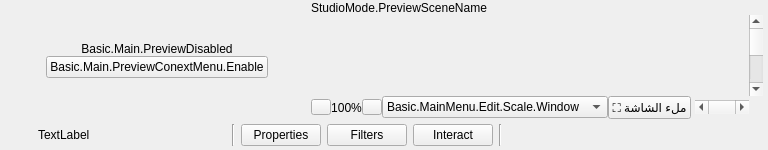
  <widget class="QWidget" name="centralwidget">
   <layout class="QVBoxLayout" name="verticalLayout">
    <property name="spacing">
     <number>0</number>
    </property>
    <property name="leftMargin">
     <number>4</number>
    </property>
    <property name="topMargin">
     <number>0</number>
    </property>
    <property name="rightMargin">
     <number>4</number>
    </property>
    <property name="bottomMargin">
     <number>0</number>
    </property>
    <item>
     <widget class="QWidget" name="canvasEditor">
      <layout class="QHBoxLayout" name="previewLayout">
       <property name="spacing">
        <number>2</number>
       </property>
       <property name="leftMargin">
        <number>1</number>
       </property>
       <property name="topMargin">
        <number>1</number>
       </property>
       <property name="rightMargin">
        <number>1</number>
       </property>
       <property name="bottomMargin">
        <number>1</number>
       </property>
       <item>
        <widget class="QFrame" name="previewDisabledWidget">
         <property name="sizePolicy">
          <sizepolicy hsizetype="Expanding" vsizetype="Expanding">
           <horstretch>0</horstretch>
           <verstretch>0</verstretch>
          </sizepolicy>
         </property>
         <layout class="QVBoxLayout" name="verticalLayout_7">
          <property name="spacing">
           <number>0</number>
          </property>
          <property name="leftMargin">
           <number>1</number>
          </property>
          <property name="topMargin">
           <number>1</number>
          </property>
          <property name="rightMargin">
           <number>1</number>
          </property>
          <property name="bottomMargin">
           <number>1</number>
          </property>
          <item>
           <spacer name="verticalSpacer_2">
            <property name="orientation">
             <enum>Qt::Orientation::Vertical</enum>
            </property>
            <property name="sizeHint" stdset="0">
             <size>
              <width>20</width>
              <height>40</height>
             </size>
            </property>
           </spacer>
          </item>
          <item>
           <widget class="QLabel" name="label">
            <property name="sizePolicy">
             <sizepolicy hsizetype="Preferred" vsizetype="Preferred">
              <horstretch>0</horstretch>
              <verstretch>0</verstretch>
             </sizepolicy>
            </property>
            <property name="text">
             <string>Basic.Main.PreviewDisabled</string>
            </property>
            <property name="alignment">
             <set>Qt::AlignmentFlag::AlignCenter</set>
            </property>
           </widget>
          </item>
          <item>
           <layout class="QHBoxLayout" name="horizontalLayout">
            <item>
             <spacer name="horizontalSpacer_2">
              <property name="orientation">
               <enum>Qt::Orientation::Horizontal</enum>
              </property>
              <property name="sizeHint" stdset="0">
               <size>
                <width>40</width>
                <height>20</height>
               </size>
              </property>
             </spacer>
            </item>
            <item>
             <widget class="QPushButton" name="enablePreviewButton">
              <property name="text">
               <string>Basic.Main.PreviewConextMenu.Enable</string>
              </property>
             </widget>
            </item>
            <item>
             <spacer name="horizontalSpacer_3">
              <property name="orientation">
               <enum>Qt::Orientation::Horizontal</enum>
              </property>
              <property name="sizeHint" stdset="0">
               <size>
                <width>40</width>
                <height>20</height>
               </size>
              </property>
             </spacer>
            </item>
           </layout>
          </item>
          <item>
           <spacer name="verticalSpacer_3">
            <property name="orientation">
             <enum>Qt::Orientation::Vertical</enum>
            </property>
            <property name="sizeHint" stdset="0">
             <size>
              <width>20</width>
              <height>40</height>
             </size>
            </property>
           </spacer>
          </item>
         </layout>
        </widget>
       </item>
       <item>
        <widget class="QWidget" name="previewContainer">
         <layout class="QVBoxLayout" name="previewTextLayout">
          <property name="spacing">
           <number>0</number>
          </property>
          <property name="leftMargin">
           <number>0</number>
          </property>
          <property name="topMargin">
           <number>0</number>
          </property>
          <property name="rightMargin">
           <number>0</number>
          </property>
          <property name="bottomMargin">
           <number>0</number>
          </property>
          <item>
           <widget class="QLabel" name="previewLabel">
            <property name="sizePolicy">
             <sizepolicy hsizetype="Ignored" vsizetype="Preferred">
              <horstretch>0</horstretch>
              <verstretch>0</verstretch>
             </sizepolicy>
            </property>
            <property name="text">
             <string>StudioMode.PreviewSceneName</string>
            </property>
            <property name="alignment">
             <set>Qt::AlignmentFlag::AlignLeading|Qt::AlignmentFlag::AlignLeft|Qt::AlignmentFlag::AlignVCenter</set>
            </property>
            <property name="class" stdset="0">
             <string>label-preview-title</string>
            </property>
           </widget>
          </item>
          <item>
           <layout class="QGridLayout" name="gridLayout">
            <property name="spacing">
             <number>0</number>
            </property>
            <item row="1" column="0" colspan="2">
             <widget class="OBSBasicPreview" name="preview" native="true">
              <property name="sizePolicy">
               <sizepolicy hsizetype="Expanding" vsizetype="Expanding">
                <horstretch>0</horstretch>
                <verstretch>0</verstretch>
               </sizepolicy>
              </property>
              <property name="minimumSize">
               <size>
                <width>32</width>
                <height>32</height>
               </size>
              </property>
              <property name="focusPolicy">
               <enum>Qt::FocusPolicy::ClickFocus</enum>
              </property>
              <property name="contextMenuPolicy">
               <enum>Qt::ContextMenuPolicy::CustomContextMenu</enum>
              </property>
              <addaction name="actionRemoveSource"/>
             </widget>
            </item>
            <item row="2" column="1">
             <widget class="QWidget" name="previewXContainer">
              <layout class="QHBoxLayout" name="horizontalLayout_7">
               <property name="spacing">
                <number>0</number>
               </property>
               <property name="leftMargin">
                <number>0</number>
               </property>
               <property name="topMargin">
                <number>0</number>
               </property>
               <property name="rightMargin">
                <number>0</number>
               </property>
               <property name="bottomMargin">
                <number>0</number>
               </property>
               <item>
                <widget class="QPushButton" name="previewZoomOutButton">
                 <property name="sizePolicy">
                  <sizepolicy hsizetype="Fixed" vsizetype="Fixed">
                   <horstretch>0</horstretch>
                   <verstretch>0</verstretch>
                  </sizepolicy>
                 </property>
                 <property name="minimumSize">
                  <size>
                   <width>20</width>
                   <height>16</height>
                  </size>
                 </property>
                 <property name="maximumSize">
                  <size>
                   <width>20</width>
                   <height>16</height>
                  </size>
                 </property>
                 <property name="toolTip">
                  <string>Basic.MainMenu.Edit.Scale.ZoomOut</string>
                 </property>
                 <property name="accessibleName">
                  <string>Basic.MainMenu.Edit.Scale.ZoomOut</string>
                 </property>
                 <property name="text">
                  <string/>
                 </property>
                 <property name="icon">
                  <iconset resource="obs.qrc">
                   <normaloff>:/res/images/minus.svg</normaloff>:/res/images/minus.svg</iconset>
                 </property>
                 <property name="iconSize">
                  <size>
                   <width>8</width>
                   <height>8</height>
                  </size>
                 </property>
                 <property name="toolButton" stdset="0">
                  <bool>true</bool>
                 </property>
                 <property name="class" stdset="0">
                  <string>icon-minus</string>
                 </property>
                </widget>
               </item>
               <item>
                <widget class="OBSPreviewScalingLabel" name="previewScalePercent">
                 <property name="text">
                  <string>100%</string>
                 </property>
                 <property name="alignment">
                  <set>Qt::AlignmentFlag::AlignCenter</set>
                 </property>
                </widget>
               </item>
               <item>
                <widget class="QPushButton" name="previewZoomInButton">
                 <property name="sizePolicy">
                  <sizepolicy hsizetype="Fixed" vsizetype="Fixed">
                   <horstretch>0</horstretch>
                   <verstretch>0</verstretch>
                  </sizepolicy>
                 </property>
                 <property name="minimumSize">
                  <size>
                   <width>20</width>
                   <height>16</height>
                  </size>
                 </property>
                 <property name="maximumSize">
                  <size>
                   <width>20</width>
                   <height>16</height>
                  </size>
                 </property>
                 <property name="toolTip">
                  <string>Basic.MainMenu.Edit.Scale.ZoomIn</string>
                 </property>
                 <property name="accessibleName">
                  <string>Basic.MainMenu.Edit.Scale.ZoomIn</string>
                 </property>
                 <property name="text">
                  <string/>
                 </property>
                 <property name="icon">
                  <iconset resource="obs.qrc">
                   <normaloff>:/res/images/plus.svg</normaloff>:/res/images/plus.svg</iconset>
                 </property>
                 <property name="iconSize">
                  <size>
                   <width>8</width>
                   <height>8</height>
                  </size>
                 </property>
                 <property name="toolButton" stdset="0">
                  <bool>true</bool>
                 </property>
                 <property name="class" stdset="0">
                  <string>icon-plus</string>
                 </property>
                </widget>
               </item>
               <item>
                <widget class="OBSPreviewScalingComboBox" name="previewScalingMode">
                 <item>
                  <property name="text">
                   <string>Basic.MainMenu.Edit.Scale.Window</string>
                  </property>
                 </item>
                 <item>
                  <property name="text">
                   <string>Basic.MainMenu.Edit.Scale.Canvas</string>
                  </property>
                 </item>
                </widget>
               </item>
               <item>
                <widget class="QPushButton" name="previewFullscreenButton">
                 <property name="toolTip">
                  <string>ملء الشاشة لتحريك وترتيب العناصر (Fullscreen Canvas)</string>
                 </property>
                 <property name="text">
                  <string>⛶ ملء الشاشة</string>
                 </property>
                </widget>
               </item>
               <item>
                <spacer name="horizontalSpacer_5">
                 <property name="orientation">
                  <enum>Qt::Orientation::Horizontal</enum>
                 </property>
                 <property name="sizeType">
                  <enum>QSizePolicy::Policy::Fixed</enum>
                 </property>
                 <property name="sizeHint" stdset="0">
                  <size>
                   <width>4</width>
                   <height>0</height>
                  </size>
                 </property>
                </spacer>
               </item>
               <item>
                <widget class="QScrollBar" name="previewXScrollBar">
                 <property name="sizePolicy">
                  <sizepolicy hsizetype="MinimumExpanding" vsizetype="Fixed">
                   <horstretch>0</horstretch>
                   <verstretch>0</verstretch>
                  </sizepolicy>
                 </property>
                 <property name="minimum">
                  <number>-200</number>
                 </property>
                 <property name="maximum">
                  <number>200</number>
                 </property>
                 <property name="singleStep">
                  <number>10</number>
                 </property>
                 <property name="pageStep">
                  <number>100</number>
                 </property>
                 <property name="orientation">
                  <enum>Qt::Orientation::Horizontal</enum>
                 </property>
                </widget>
               </item>
              </layout>
             </widget>
            </item>
            <item row="1" column="2">
             <widget class="QScrollBar" name="previewYScrollBar">
              <property name="orientation">
               <enum>Qt::Orientation::Vertical</enum>
              </property>
             </widget>
            </item>
           </layout>
          </item>
         </layout>
        </widget>
       </item>
      </layout>
     </widget>
    </item>
    <item>
     <widget class="QFrame" name="contextContainer">
      <property name="sizePolicy">
       <sizepolicy hsizetype="Preferred" vsizetype="Preferred">
        <horstretch>0</horstretch>
        <verstretch>0</verstretch>
       </sizepolicy>
      </property>
      <property name="minimumSize">
       <size>
        <width>0</width>
        <height>0</height>
       </size>
      </property>
      <layout class="QHBoxLayout" name="horizontalLayout9">
       <property name="spacing">
        <number>6</number>
       </property>
       <property name="sizeConstraint">
        <enum>QLayout::SizeConstraint::SetDefaultConstraint</enum>
       </property>
       <property name="leftMargin">
        <number>6</number>
       </property>
       <property name="topMargin">
        <number>4</number>
       </property>
       <property name="rightMargin">
        <number>6</number>
       </property>
       <property name="bottomMargin">
        <number>4</number>
       </property>
       <item>
        <widget class="QFrame" name="contextSubContainer">
         <property name="sizePolicy">
          <sizepolicy hsizetype="Preferred" vsizetype="Preferred">
           <horstretch>0</horstretch>
           <verstretch>0</verstretch>
          </sizepolicy>
         </property>
         <property name="minimumSize">
          <size>
           <width>0</width>
           <height>0</height>
          </size>
         </property>
         <layout class="QHBoxLayout" name="horizontalLayout_5">
          <property name="spacing">
           <number>6</number>
          </property>
          <property name="leftMargin">
           <number>0</number>
          </property>
          <property name="topMargin">
           <number>0</number>
          </property>
          <property name="rightMargin">
           <number>0</number>
          </property>
          <property name="bottomMargin">
           <number>0</number>
          </property>
          <item>
           <widget class="QLabel" name="contextSourceIcon">
            <property name="sizePolicy">
             <sizepolicy hsizetype="Fixed" vsizetype="Fixed">
              <horstretch>0</horstretch>
              <verstretch>0</verstretch>
             </sizepolicy>
            </property>
            <property name="minimumSize">
             <size>
              <width>22</width>
              <height>22</height>
             </size>
            </property>
            <property name="maximumSize">
             <size>
              <width>22</width>
              <height>22</height>
             </size>
            </property>
            <property name="text">
             <string/>
            </property>
           </widget>
          </item>
          <item>
           <widget class="QLabel" name="contextSourceLabel">
            <property name="sizePolicy">
             <sizepolicy hsizetype="Preferred" vsizetype="Fixed">
              <horstretch>0</horstretch>
              <verstretch>0</verstretch>
             </sizepolicy>
            </property>
            <property name="minimumSize">
             <size>
              <width>160</width>
              <height>22</height>
             </size>
            </property>
            <property name="maximumSize">
             <size>
              <width>160</width>
              <height>22</height>
             </size>
            </property>
            <property name="text">
             <string>TextLabel</string>
            </property>
           </widget>
          </item>
          <item>
           <widget class="QLabel" name="contextSourceIconSpacer">
            <property name="sizePolicy">
             <sizepolicy hsizetype="Fixed" vsizetype="Fixed">
              <horstretch>0</horstretch>
              <verstretch>0</verstretch>
             </sizepolicy>
            </property>
            <property name="minimumSize">
             <size>
              <width>22</width>
              <height>22</height>
             </size>
            </property>
            <property name="maximumSize">
             <size>
              <width>22</width>
              <height>22</height>
             </size>
            </property>
            <property name="text">
             <string/>
            </property>
           </widget>
          </item>
          <item>
           <widget class="Line" name="line_3">
            <property name="orientation">
             <enum>Qt::Orientation::Vertical</enum>
            </property>
           </widget>
          </item>
          <item>
           <widget class="QPushButton" name="sourcePropertiesButton">
            <property name="sizePolicy">
             <sizepolicy hsizetype="Minimum" vsizetype="Fixed">
              <horstretch>0</horstretch>
              <verstretch>0</verstretch>
             </sizepolicy>
            </property>
            <property name="minimumSize">
             <size>
              <width>0</width>
              <height>22</height>
             </size>
            </property>
            <property name="toolTip">
             <string>SourceProperties</string>
            </property>
            <property name="text">
             <string>Properties</string>
            </property>
            <property name="icon">
             <iconset resource="obs.qrc">
              <normaloff>:/settings/images/settings/general.svg</normaloff>:/settings/images/settings/general.svg</iconset>
            </property>
            <property name="flat">
             <bool>false</bool>
            </property>
           </widget>
          </item>
          <item>
           <widget class="QPushButton" name="sourceFiltersButton">
            <property name="minimumSize">
             <size>
              <width>0</width>
              <height>22</height>
             </size>
            </property>
            <property name="toolTip">
             <string>SourceFilters</string>
            </property>
            <property name="text">
             <string>Filters</string>
            </property>
            <property name="icon">
             <iconset resource="obs.qrc">
              <normaloff>:/res/images/filter.svg</normaloff>:/res/images/filter.svg</iconset>
            </property>
            <property name="flat">
             <bool>false</bool>
            </property>
           </widget>
          </item>
          <item>
           <widget class="QPushButton" name="sourceInteractButton">
            <property name="minimumSize">
             <size>
              <width>0</width>
              <height>22</height>
             </size>
            </property>
            <property name="toolTip">
             <string>Interact</string>
            </property>
            <property name="text">
             <string>Interact</string>
            </property>
            <property name="icon">
             <iconset resource="obs.qrc">
              <normaloff>:/res/images/interact.svg</normaloff>:/res/images/interact.svg</iconset>
            </property>
            <property name="flat">
             <bool>false</bool>
            </property>
            <property name="class" stdset="0">
             <string notr="true">icon-touch</string>
            </property>
           </widget>
          </item>
          <item>
           <widget class="Line" name="line">
            <property name="orientation">
             <enum>Qt::Orientation::Vertical</enum>
            </property>
           </widget>
          </item>
         </layout>
        </widget>
       </item>
       <item>
        <widget class="QFrame" name="emptySpace">
         <property name="sizePolicy">
          <sizepolicy hsizetype="Expanding" vsizetype="Minimum">
           <horstretch>0</horstretch>
           <verstretch>0</verstretch>
          </sizepolicy>
         </property>
         <property name="minimumSize">
          <size>
           <width>0</width>
           <height>22</height>
          </size>
         </property>
         <layout class="QHBoxLayout" name="horizontalLayout_6">
          <property name="spacing">
           <number>0</number>
          </property>
          <property name="leftMargin">
           <number>0</number>
          </property>
          <property name="topMargin">
           <number>0</number>
          </property>
          <property name="rightMargin">
           <number>0</number>
          </property>
          <property name="bottomMargin">
           <number>0</number>
          </property>
         </layout>
        </widget>
       </item>
      </layout>
     </widget>
    </item>
   </layout>
  </widget>
